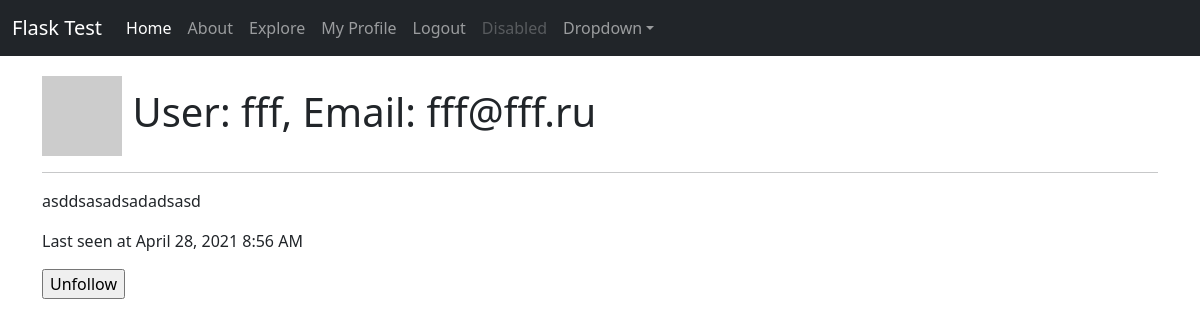
The app's page /user/fff (signed in), older data.
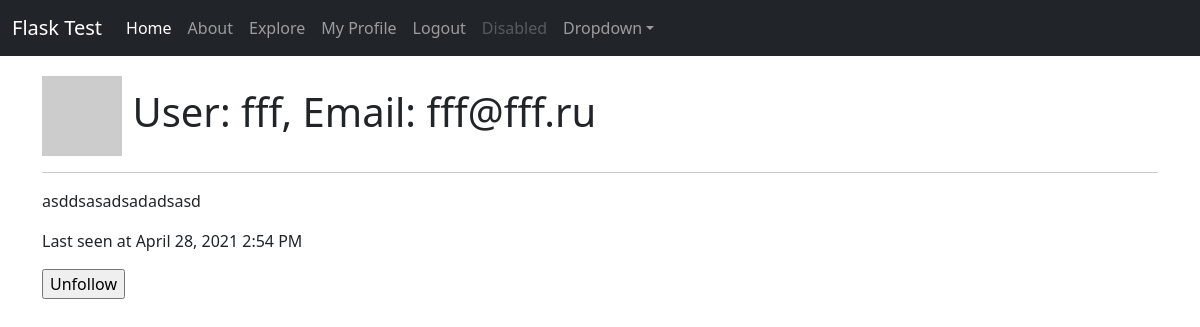
The same page, newer data.
### app/models.py (models this page shows, shortened)
class User(UserMixin, db.Model):
    id = db.Column(db.Integer, primary_key=True)
    username = db.Column(db.String(50), index=True, unique=True)
    email = db.Column(db.String(100), index=True, unique=True)
    password = db.Column(db.String(128))
    about_me = db.Column(db.String(250))
    posts = db.relationship('Post', backref='author', lazy='dynamic')
    last_seen = db.Column(db.DateTime, default=datetime.utcnow())
    followed = db.relationship(
        'User', secondary=followers,
        primaryjoin=(followers.c.follower_id == id),
        secondaryjoin=(followers.c.followed_id == id),
        backref=db.backref('followers', lazy='dynamic'), lazy='dynamic'
    )
    def avatar(self, size):
        digest = md5(self.email.lower().encode('utf-8')).hexdigest()
        return 'https://www.gravatar.com/avatar/{}?d=identicon&s={}'.format(digest, size)
    def is_following(self, user):
        return self.followed.filter(followers.c.followed_id == user.id).count() > 0

### app/main/routes.py (the view)
@bp.route('/user/<username>')
@login_required
def user(username):
    u = User.query.filter_by(username=username).first_or_404()
    form = EmptyForm()
    return render_template('user.html', user=u, form=form)

### app/forms.py
class EmptyForm(FlaskForm):
    submit = SubmitField(_l('Submit'))

### app/main/routes.py (called while the page is built)
@bp.before_request
def before_request():
    if current_user.is_authenticated:
        current_user.last_seen = datetime.utcnow()
        db.session.commit()
        g.locale = 'en'

### app/models.py (called while the page is built)
@login.user_loader
def load_user(id):
    return User.query.get(int(id))

### app/templates/user.html (shortened to what this page needs)
{% extends '__base.html' %}
{% block body %}
<h1><img src="{{ user.avatar(128) }}"> User: {{ user.username }}, Email: {{ user.email }}</h1>
<hr>
{% if user.about_me %}<p>{{ user.about_me }}</p>{% endif %}
{% if user.last_seen %}<p>{{ _('Last seen at') }} {{ moment(user.last_seen).format('LLL') }}</p>{% endif %}
{% if user == current_user %}<p><a href="{{ url_for('main.edit_profile') }}" class="btn btn-outline-dark">{{ _('Edit profile') }}</a></p>
{% elif not current_user.is_following(user) %}
<p><form action="{{ url_for('main.follow', username=user.username) }}" method="POST">
    {{ form.hidden_tag() }}
    {{ form.submit(value='Follow') }}
</form></p>
{% else %}
<p><form action="{{ url_for('main.unfollow', username=user.username) }}" method="POST">
    {{ form.submit(value='Unfollow') }}
</form></p>
{% endif %}
{% endblock %}

Row changes from the older to the newer data that the page shows:
changed User "fff": last_seen "April 28, 2021 8:56 AM" → "April 28, 2021 2:54 PM"
